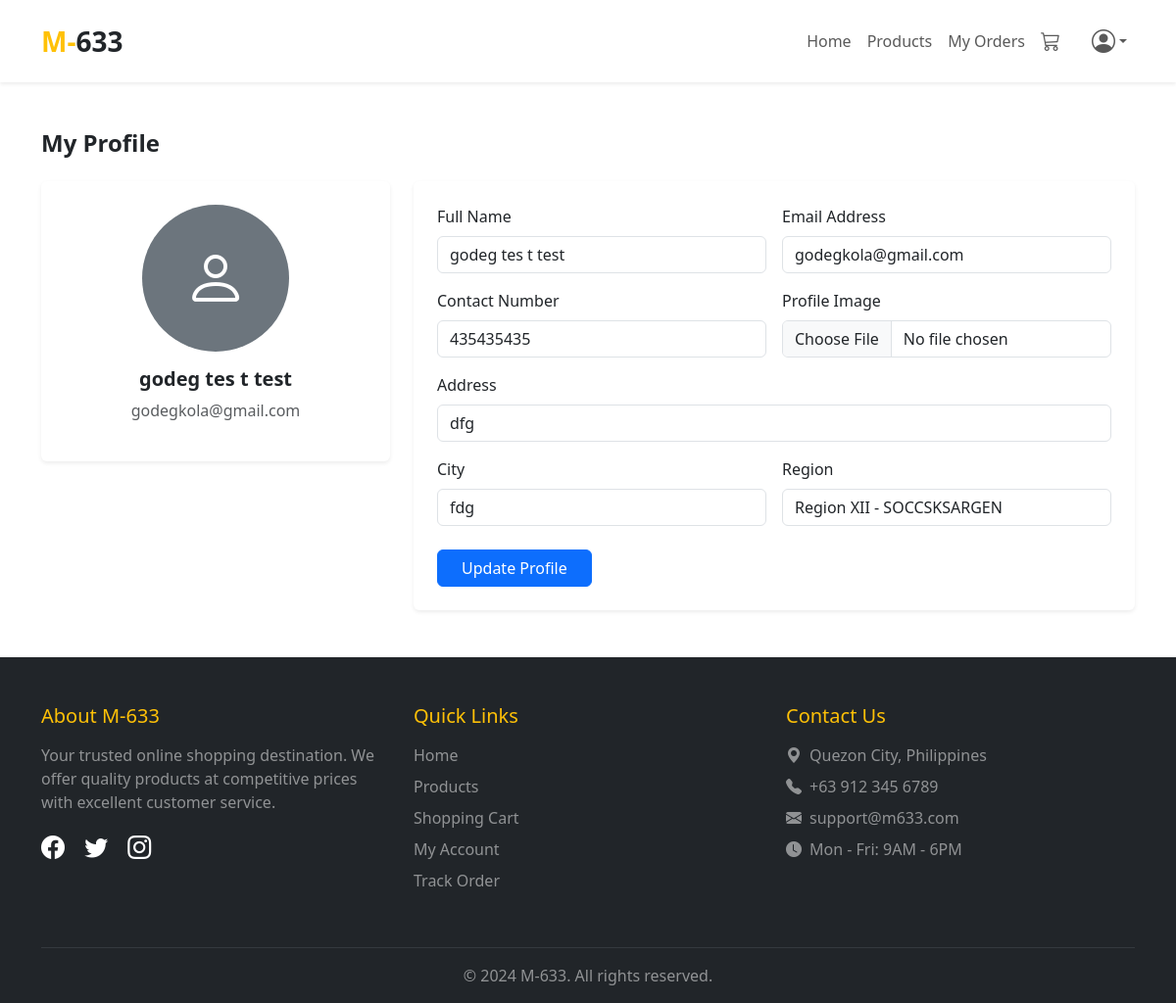
The app's page /customer/profile.php (signed in) with its own data.
### tables this page shows
CREATE TABLE `users` (
  `users_id` int(11) NOT NULL,
  `images` text NOT NULL,
  `name` text NOT NULL,
  `email` text NOT NULL,
  `password` text NOT NULL,
  `role` tinyint(1) NOT NULL COMMENT 'customer=0,admin=1',
  `code` int(11) NOT NULL,
  `timestamp` int(11) NOT NULL,
  `contact` text NOT NULL,
  `address` text NOT NULL,
  `city` text NOT NULL,
  `region` text NOT NULL
);

### config/config.php (called while the page is built, shortened)
<?php
class Connection{
	private $servername = "localhost";
	private $username = "root";
	private $password = "";
	private $dbname = "m633";
	public function conn(){
		try {
		$this->dsn = "mysql:host=".$this->servername.";dbname=".$this->dbname;
		$this->pdo = new PDO($this->dsn, $this->username, $this->password);
		$this->pdo->setAttribute(PDO::ATTR_ERRMODE, PDO::ERRMODE_EXCEPTION);
		$this->pdo->setAttribute(PDO::ATTR_DEFAULT_FETCH_MODE, PDO::FETCH_ASSOC);
		$this->pdo->exec("SET time_zone = '+08:00'");
		return $this->pdo;
		} catch (Exception $e) {
			echo 'error'. $e->getmessage();
		}
	}
}
?>

### customer/profile.php (the view, shortened to what this page needs)
<?php
  include '../config/config.php';
  class data extends Connection{
    public function managedata(){
        $users_id = $_SESSION['users_id'];
        $sql = "SELECT * FROM users WHERE users_id = ?";
        $stmt = $this->conn()->prepare($sql);
        $stmt->execute([$users_id]);
        $user = $stmt->fetch();
?>
<!DOCTYPE html>
<html lang="en">
<?php include '../includes/header.php'; ?>
<body>
    <?php include 'navbar.php'; ?>
    <div class="container my-5">
        <h4 class="fw-bold mb-4">My Profile</h4>
        <div class="row">
            <div class="col-md-4">
                <div class="card border-0 shadow-sm text-center p-4">
                    <div class="mb-3">
                        <?php if (!empty($user['images'])): ?>
                            <img src="../images/<?= $user['images'] ?>" class="rounded-circle border" width="150" height="150" style="object-fit: cover;">
                        <?php else: ?>
                            <div class="bg-secondary rounded-circle d-inline-flex align-items-center justify-content-center text-white" style="width: 150px; height: 150px; font-size: 64px;">
                                <i class="bi bi-person"></i>
                            </div>
                        <?php endif; ?>
                    </div>
                    <h5 class="fw-bold"><?= $user['name'] ?></h5>
                    <p class="text-muted"><?= $user['email'] ?></p>
                </div>
            </div>
            <div class="col-md-8">
                <div class="card border-0 shadow-sm">
                    <div class="card-body p-4">
                        <form action="" method="POST" enctype="multipart/form-data">
                            <div class="row g-3">
                                <div class="col-md-6">
                                    <label class="form-label">Full Name</label>
                                    <input type="text" name="name" class="form-control" value="<?= $user['name'] ?>" required>
                                </div>
                                <div class="col-md-6">
                                    <label class="form-label">Email Address</label>
                                    <input type="email" name="email" class="form-control" value="<?= $user['email'] ?>" required>
                                </div>
                                <div class="col-md-6">
                                    <label class="form-label">Contact Number</label>
                                    <input type="text" name="contact" class="form-control" value="<?= $user['contact'] ?>">
                                </div>
                                <div class="col-md-6">
                                    <label class="form-label">Profile Image</label>
                                    <input type="file" name="image" class="form-control">
                                </div>
                                <div class="col-md-12">
                                    <label class="form-label">Address</label>
                                    <input type="text" name="address" class="form-control" value="<?= $user['address'] ?>">
                                </div>
                                <div class="col-md-6">
                                    <label class="form-label">City</label>
                                    <input type="text" name="city" class="form-control" value="<?= $user['city'] ?>">
                                </div>
                                <div class="col-md-6">
                                    <label class="form-label">Region</label>
                                    <input type="text" name="region" class="form-control" value="<?= $user['region'] ?>">
                                </div>
                                <div class="col-12 mt-4">
                                    <button type="submit" name="update_profile" class="btn btn-primary px-4">Update Profile</button>
                                </div>
                            </div>
                        </form>
                    </div>
                </div>
            </div>
        </div>
    </div>
    <?php include 'footer.php'; ?>
</body>
</html>
<?php } } $data = new data(); $data->managedata(); ?>

### records on screen
users: name "godeg tes t test", email "godegkola@gmail.com", contact "435435435", address "dfg", city "fdg", region "Region XII - SOCCSKSARGEN"
